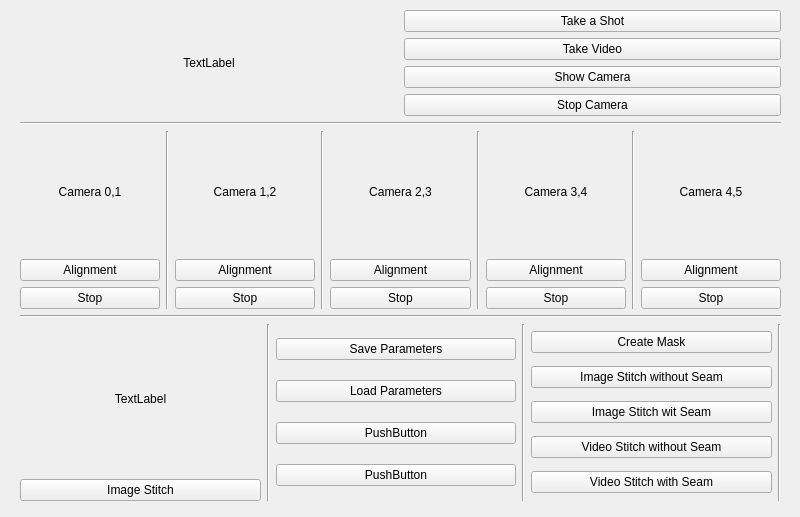
<?xml version="1.0" encoding="UTF-8"?>
<ui version="4.0">
 <class>MainWindow</class>
 <widget class="QMainWindow" name="MainWindow">
  <property name="geometry">
   <rect>
    <x>0</x>
    <y>0</y>
    <width>800</width>
    <height>517</height>
   </rect>
  </property>
  <property name="windowTitle">
   <string>MainWindow</string>
  </property>
  <widget class="QWidget" name="centralwidget">
   <widget class="QWidget" name="verticalLayoutWidget">
    <property name="geometry">
     <rect>
      <x>20</x>
      <y>10</y>
      <width>761</width>
      <height>491</height>
     </rect>
    </property>
    <layout class="QVBoxLayout" name="verticalLayout">
     <item>
      <layout class="QHBoxLayout" name="horizontalLayout_3">
       <item>
        <layout class="QHBoxLayout" name="horizontalLayout_4">
         <item>
          <widget class="QLabel" name="feature_label">
           <property name="text">
            <string>TextLabel</string>
           </property>
           <property name="alignment">
            <set>Qt::AlignCenter</set>
           </property>
          </widget>
         </item>
         <item>
          <layout class="QVBoxLayout" name="verticalLayout_10">
           <item>
            <widget class="QPushButton" name="take_shot_btn">
             <property name="text">
              <string>Take a Shot</string>
             </property>
            </widget>
           </item>
           <item>
            <widget class="QPushButton" name="take_video_btn">
             <property name="text">
              <string>Take Video</string>
             </property>
            </widget>
           </item>
           <item>
            <widget class="QPushButton" name="show_camera_btn">
             <property name="text">
              <string>Show Camera</string>
             </property>
            </widget>
           </item>
           <item>
            <widget class="QPushButton" name="feature_check_stop_btn">
             <property name="text">
              <string>Stop Camera</string>
             </property>
            </widget>
           </item>
          </layout>
         </item>
        </layout>
       </item>
      </layout>
     </item>
     <item>
      <widget class="Line" name="line_9">
       <property name="orientation">
        <enum>Qt::Horizontal</enum>
       </property>
      </widget>
     </item>
     <item>
      <layout class="QHBoxLayout" name="horizontalLayout">
       <item>
        <layout class="QVBoxLayout" name="verticalLayout_6">
         <item>
          <widget class="QLabel" name="align_label_01">
           <property name="text">
            <string>Camera 0,1</string>
           </property>
           <property name="alignment">
            <set>Qt::AlignCenter</set>
           </property>
          </widget>
         </item>
         <item>
          <widget class="QPushButton" name="align_btn_01">
           <property name="text">
            <string>Alignment</string>
           </property>
          </widget>
         </item>
         <item>
          <widget class="QPushButton" name="align_stop_btn_01">
           <property name="text">
            <string>Stop</string>
           </property>
          </widget>
         </item>
        </layout>
       </item>
       <item>
        <widget class="Line" name="line_2">
         <property name="orientation">
          <enum>Qt::Vertical</enum>
         </property>
        </widget>
       </item>
       <item>
        <layout class="QVBoxLayout" name="verticalLayout_5">
         <item>
          <widget class="QLabel" name="align_label_12">
           <property name="text">
            <string>Camera 1,2</string>
           </property>
           <property name="alignment">
            <set>Qt::AlignCenter</set>
           </property>
          </widget>
         </item>
         <item>
          <widget class="QPushButton" name="align_btn_12">
           <property name="text">
            <string>Alignment</string>
           </property>
          </widget>
         </item>
         <item>
          <widget class="QPushButton" name="align_stop_btn_12">
           <property name="text">
            <string>Stop</string>
           </property>
          </widget>
         </item>
        </layout>
       </item>
       <item>
        <widget class="Line" name="line_3">
         <property name="orientation">
          <enum>Qt::Vertical</enum>
         </property>
        </widget>
       </item>
       <item>
        <layout class="QVBoxLayout" name="verticalLayout_4">
         <item>
          <widget class="QLabel" name="align_label_23">
           <property name="text">
            <string>Camera 2,3</string>
           </property>
           <property name="alignment">
            <set>Qt::AlignCenter</set>
           </property>
          </widget>
         </item>
         <item>
          <widget class="QPushButton" name="align_btn_23">
           <property name="text">
            <string>Alignment</string>
           </property>
          </widget>
         </item>
         <item>
          <widget class="QPushButton" name="align_stop_btn_23">
           <property name="text">
            <string>Stop</string>
           </property>
          </widget>
         </item>
        </layout>
       </item>
       <item>
        <widget class="Line" name="line_4">
         <property name="orientation">
          <enum>Qt::Vertical</enum>
         </property>
        </widget>
       </item>
       <item>
        <layout class="QVBoxLayout" name="verticalLayout_3">
         <item>
          <widget class="QLabel" name="align_label_34">
           <property name="text">
            <string>Camera 3,4</string>
           </property>
           <property name="alignment">
            <set>Qt::AlignCenter</set>
           </property>
          </widget>
         </item>
         <item>
          <widget class="QPushButton" name="align_btn_34">
           <property name="text">
            <string>Alignment</string>
           </property>
          </widget>
         </item>
         <item>
          <widget class="QPushButton" name="align_stop_btn_34">
           <property name="text">
            <string>Stop</string>
           </property>
          </widget>
         </item>
        </layout>
       </item>
       <item>
        <widget class="Line" name="line_5">
         <property name="orientation">
          <enum>Qt::Vertical</enum>
         </property>
        </widget>
       </item>
       <item>
        <layout class="QVBoxLayout" name="verticalLayout_2">
         <item>
          <widget class="QLabel" name="align_label_45">
           <property name="text">
            <string>Camera 4,5</string>
           </property>
           <property name="alignment">
            <set>Qt::AlignCenter</set>
           </property>
          </widget>
         </item>
         <item>
          <widget class="QPushButton" name="align_btn_45">
           <property name="text">
            <string>Alignment</string>
           </property>
          </widget>
         </item>
         <item>
          <widget class="QPushButton" name="align_stop_btn_45">
           <property name="text">
            <string>Stop</string>
           </property>
          </widget>
         </item>
        </layout>
       </item>
      </layout>
     </item>
     <item>
      <widget class="Line" name="line">
       <property name="orientation">
        <enum>Qt::Horizontal</enum>
       </property>
      </widget>
     </item>
     <item>
      <layout class="QHBoxLayout" name="horizontalLayout_2">
       <item>
        <layout class="QVBoxLayout" name="verticalLayout_7">
         <item>
          <widget class="QLabel" name="img_stitch_label">
           <property name="text">
            <string>TextLabel</string>
           </property>
           <property name="alignment">
            <set>Qt::AlignCenter</set>
           </property>
          </widget>
         </item>
         <item>
          <widget class="QPushButton" name="img_stitch_btn">
           <property name="text">
            <string>Image Stitch</string>
           </property>
          </widget>
         </item>
        </layout>
       </item>
       <item>
        <widget class="Line" name="line_7">
         <property name="orientation">
          <enum>Qt::Vertical</enum>
         </property>
        </widget>
       </item>
       <item>
        <layout class="QVBoxLayout" name="verticalLayout_8">
         <item>
          <widget class="QPushButton" name="save_params_btn">
           <property name="text">
            <string>Save Parameters</string>
           </property>
          </widget>
         </item>
         <item>
          <widget class="QPushButton" name="load_params_btn">
           <property name="text">
            <string>Load Parameters</string>
           </property>
          </widget>
         </item>
         <item>
          <widget class="QPushButton" name="save_final_matrix_btn">
           <property name="text">
            <string>PushButton</string>
           </property>
          </widget>
         </item>
         <item>
          <widget class="QPushButton" name="load_final_matrix_btn">
           <property name="text">
            <string>PushButton</string>
           </property>
          </widget>
         </item>
        </layout>
       </item>
       <item>
        <widget class="Line" name="line_8">
         <property name="orientation">
          <enum>Qt::Vertical</enum>
         </property>
        </widget>
       </item>
       <item>
        <layout class="QVBoxLayout" name="verticalLayout_9">
         <item>
          <widget class="QPushButton" name="create_mask_btn">
           <property name="text">
            <string>Create Mask</string>
           </property>
          </widget>
         </item>
         <item>
          <widget class="QPushButton" name="img_stitch_without_seam_btn">
           <property name="text">
            <string>Image Stitch without Seam</string>
           </property>
          </widget>
         </item>
         <item>
          <widget class="QPushButton" name="img_stitch_with_seam_btn">
           <property name="text">
            <string>Image Stitch wit Seam</string>
           </property>
          </widget>
         </item>
         <item>
          <widget class="QPushButton" name="video_stitch_without_seam_btn">
           <property name="text">
            <string>Video Stitch without Seam</string>
           </property>
          </widget>
         </item>
         <item>
          <widget class="QPushButton" name="video_stitch_with_seam_btn">
           <property name="text">
            <string>Video Stitch with Seam</string>
           </property>
          </widget>
         </item>
        </layout>
       </item>
       <item>
        <widget class="Line" name="line_6">
         <property name="orientation">
          <enum>Qt::Vertical</enum>
         </property>
        </widget>
       </item>
      </layout>
     </item>
    </layout>
   </widget>
  </widget>
 </widget>
 <resources/>
 <connections/>
</ui>
